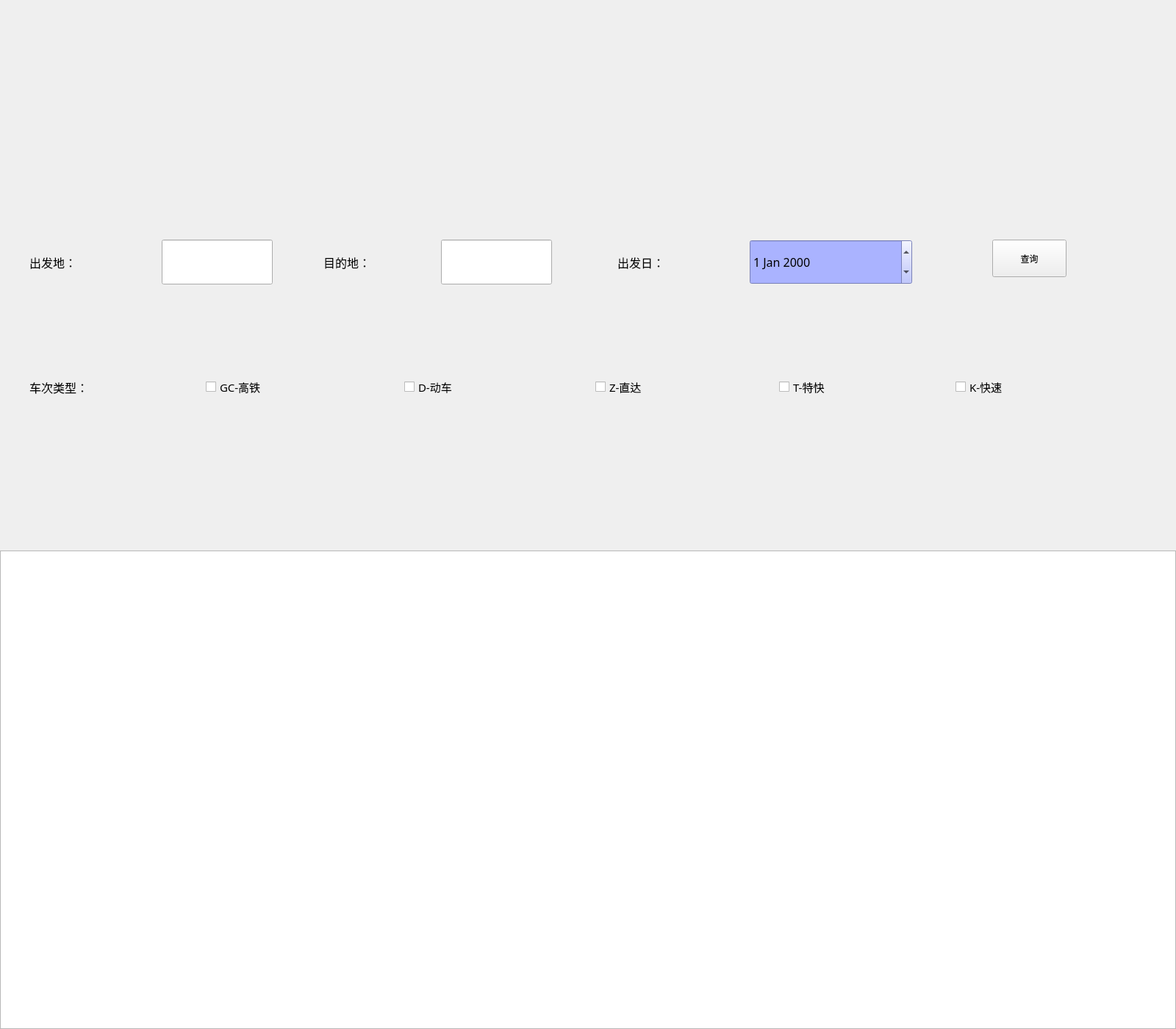
<?xml version="1.0" encoding="UTF-8"?>
<ui version="4.0">
 <class>mainWindow</class>
 <widget class="QMainWindow" name="mainWindow">
  <property name="geometry">
   <rect>
    <x>0</x>
    <y>0</y>
    <width>1600</width>
    <height>1400</height>
   </rect>
  </property>
  <property name="minimumSize">
   <size>
    <width>1600</width>
    <height>1400</height>
   </size>
  </property>
  <property name="maximumSize">
   <size>
    <width>1600</width>
    <height>1400</height>
   </size>
  </property>
  <property name="windowTitle">
   <string>辉辉-爬票</string>
  </property>
  <widget class="QWidget" name="centralwidget">
   <property name="minimumSize">
    <size>
     <width>1600</width>
     <height>1400</height>
    </size>
   </property>
   <property name="maximumSize">
    <size>
     <width>1600</width>
     <height>1400</height>
    </size>
   </property>
   <widget class="QWidget" name="widget_dest" native="true">
    <property name="geometry">
     <rect>
      <x>0</x>
      <y>246</y>
      <width>1600</width>
      <height>200</height>
     </rect>
    </property>
    <property name="styleSheet">
     <string notr="true">background-image: url(:/png/picture/bg2.png);</string>
    </property>
    <widget class="QLabel" name="label_start">
     <property name="geometry">
      <rect>
       <x>40</x>
       <y>90</y>
       <width>131</width>
       <height>41</height>
      </rect>
     </property>
     <property name="font">
      <font>
       <family>楷体</family>
       <pointsize>12</pointsize>
      </font>
     </property>
     <property name="text">
      <string>出发地：</string>
     </property>
    </widget>
    <widget class="QLabel" name="label">
     <property name="geometry">
      <rect>
       <x>440</x>
       <y>90</y>
       <width>131</width>
       <height>41</height>
      </rect>
     </property>
     <property name="font">
      <font>
       <family>楷体</family>
       <pointsize>12</pointsize>
      </font>
     </property>
     <property name="text">
      <string>目的地：</string>
     </property>
    </widget>
    <widget class="QLabel" name="label_2">
     <property name="geometry">
      <rect>
       <x>840</x>
       <y>90</y>
       <width>121</width>
       <height>41</height>
      </rect>
     </property>
     <property name="font">
      <font>
       <family>楷体</family>
       <pointsize>12</pointsize>
      </font>
     </property>
     <property name="text">
      <string>出发日：</string>
     </property>
    </widget>
    <widget class="QDateEdit" name="dateEdit_start">
     <property name="geometry">
      <rect>
       <x>1020</x>
       <y>80</y>
       <width>221</width>
       <height>61</height>
      </rect>
     </property>
     <property name="font">
      <font>
       <family>Arial Rounded MT Bold</family>
       <pointsize>12</pointsize>
       <weight>50</weight>
       <italic>false</italic>
       <bold>false</bold>
      </font>
     </property>
     <property name="styleSheet">
      <string notr="true">font: 12pt &quot;Arial Rounded MT Bold&quot;;
background-color: rgb(170, 179, 255);</string>
     </property>
     <property name="currentSection">
      <enum>QDateTimeEdit::YearSection</enum>
     </property>
     <property name="timeSpec">
      <enum>Qt::LocalTime</enum>
     </property>
    </widget>
    <widget class="QPushButton" name="pushButton_query">
     <property name="geometry">
      <rect>
       <x>1350</x>
       <y>80</y>
       <width>101</width>
       <height>51</height>
      </rect>
     </property>
     <property name="text">
      <string>查询</string>
     </property>
    </widget>
    <widget class="QLineEdit" name="lineEdit_start">
     <property name="geometry">
      <rect>
       <x>220</x>
       <y>80</y>
       <width>151</width>
       <height>61</height>
      </rect>
     </property>
     <property name="font">
      <font>
       <family>楷体</family>
       <pointsize>12</pointsize>
      </font>
     </property>
    </widget>
    <widget class="QLineEdit" name="lineEdit_end">
     <property name="geometry">
      <rect>
       <x>600</x>
       <y>80</y>
       <width>151</width>
       <height>61</height>
      </rect>
     </property>
     <property name="font">
      <font>
       <family>楷体</family>
       <pointsize>12</pointsize>
      </font>
     </property>
    </widget>
   </widget>
   <widget class="QWidget" name="widget_class" native="true">
    <property name="geometry">
     <rect>
      <x>0</x>
      <y>446</y>
      <width>1600</width>
      <height>200</height>
     </rect>
    </property>
    <property name="styleSheet">
     <string notr="true">background-image: url(:/png/picture/bg3.png);</string>
    </property>
    <widget class="QLabel" name="label_traintype">
     <property name="geometry">
      <rect>
       <x>40</x>
       <y>60</y>
       <width>181</width>
       <height>41</height>
      </rect>
     </property>
     <property name="font">
      <font>
       <family>楷体</family>
       <pointsize>12</pointsize>
      </font>
     </property>
     <property name="text">
      <string>车次类型：</string>
     </property>
    </widget>
    <widget class="QCheckBox" name="checkBox_G">
     <property name="geometry">
      <rect>
       <x>280</x>
       <y>60</y>
       <width>151</width>
       <height>41</height>
      </rect>
     </property>
     <property name="font">
      <font>
       <family>楷体</family>
       <pointsize>11</pointsize>
      </font>
     </property>
     <property name="text">
      <string>GC-高铁</string>
     </property>
    </widget>
    <widget class="QCheckBox" name="checkBox_D">
     <property name="geometry">
      <rect>
       <x>550</x>
       <y>60</y>
       <width>151</width>
       <height>41</height>
      </rect>
     </property>
     <property name="font">
      <font>
       <family>楷体</family>
       <pointsize>11</pointsize>
      </font>
     </property>
     <property name="text">
      <string>D-动车</string>
     </property>
    </widget>
    <widget class="QCheckBox" name="checkBox_Z">
     <property name="geometry">
      <rect>
       <x>810</x>
       <y>60</y>
       <width>161</width>
       <height>41</height>
      </rect>
     </property>
     <property name="font">
      <font>
       <family>楷体</family>
       <pointsize>11</pointsize>
      </font>
     </property>
     <property name="text">
      <string>Z-直达</string>
     </property>
    </widget>
    <widget class="QCheckBox" name="checkBox_T">
     <property name="geometry">
      <rect>
       <x>1060</x>
       <y>60</y>
       <width>151</width>
       <height>41</height>
      </rect>
     </property>
     <property name="font">
      <font>
       <family>楷体</family>
       <pointsize>11</pointsize>
      </font>
     </property>
     <property name="text">
      <string>T-特快</string>
     </property>
    </widget>
    <widget class="QCheckBox" name="checkBox_K">
     <property name="geometry">
      <rect>
       <x>1300</x>
       <y>60</y>
       <width>161</width>
       <height>41</height>
      </rect>
     </property>
     <property name="font">
      <font>
       <family>楷体</family>
       <pointsize>11</pointsize>
      </font>
     </property>
     <property name="text">
      <string>K-快速</string>
     </property>
    </widget>
   </widget>
   <widget class="QLabel" name="label_info_img">
    <property name="geometry">
     <rect>
      <x>0</x>
      <y>646</y>
      <width>1600</width>
      <height>103</height>
     </rect>
    </property>
    <property name="styleSheet">
     <string notr="true">background-image: url(:/png/picture/bg4.png);</string>
    </property>
    <property name="text">
     <string/>
    </property>
   </widget>
   <widget class="QTableView" name="tableView">
    <property name="geometry">
     <rect>
      <x>0</x>
      <y>749</y>
      <width>1600</width>
      <height>651</height>
     </rect>
    </property>
   </widget>
   <widget class="QLabel" name="label_title_img">
    <property name="geometry">
     <rect>
      <x>0</x>
      <y>0</y>
      <width>1600</width>
      <height>246</height>
     </rect>
    </property>
    <property name="styleSheet">
     <string notr="true">background-image: url(:/png/picture/bg1.png);</string>
    </property>
    <property name="text">
     <string/>
    </property>
   </widget>
  </widget>
 </widget>
 <tabstops>
  <tabstop>lineEdit_start</tabstop>
  <tabstop>lineEdit_end</tabstop>
  <tabstop>dateEdit_start</tabstop>
  <tabstop>pushButton_query</tabstop>
  <tabstop>checkBox_G</tabstop>
  <tabstop>checkBox_D</tabstop>
  <tabstop>checkBox_Z</tabstop>
  <tabstop>checkBox_T</tabstop>
  <tabstop>checkBox_K</tabstop>
  <tabstop>tableView</tabstop>
 </tabstops>
 <resources>
  <include location="pict.qrc"/>
 </resources>
 <connections/>
</ui>
